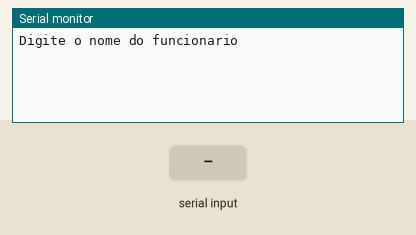
Bench run of a sketch on a simulated Arduino Uno, built with avr-gcc and run on an emulated ATmega328P. Parts: the last lines printed to the serial monitor. The inputs (shaded band) are chosen by the test bench.

Above: at 1.2 s.
1.3 s: "1" received over Serial
At 2.7 s:
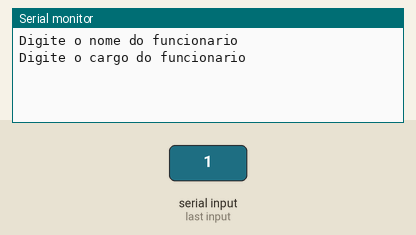
3.8 s: "0" received over Serial
At 5.8 s:
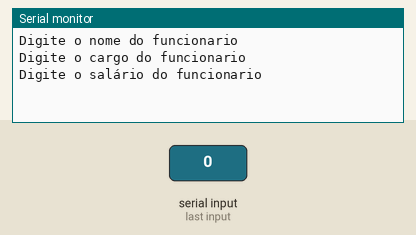
6.3 s: "2" received over Serial
At 8.4 s:
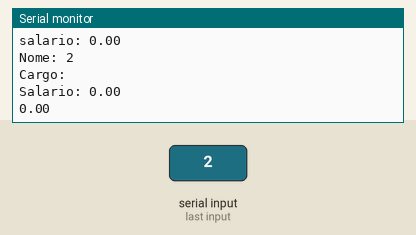

The sketch:

exercicio_08_07_05_1.ino
```cpp
// C++ code
//Variáveis

String nome, cargo;
float salario;

void setup()
{
  Serial.begin(9600);
}

void loop()
{
  //entrada
  Serial.println("Digite o nome do funcionario");
  while(!Serial.available());//pausa o programa até o usuário teclar (Enter>
  nome = Serial.readString();//guarda o texto digitado na variável

  Serial.println("Digite o cargo do funcionario");
  while(!Serial.available());//pausa o programa até o usuário teclar (Enter>
  nome = Serial.readString();//guarda o texto digitado na variável

  Serial.println("Digite o salário do funcionario");
  while(!Serial.available());//pausa o programa até o usuário teclar (Enter>
  nome = Serial.readString();//guarda o texto digitado na variável

  //processamento

  if(salario<1000){salario = salario + (salario *0.10);
     Serial.println("salario: " + String(salario));
     } else{
    Serial.println("Salario:  " + String(salario));
  }
  //saída

    Serial.println("Nome: " + nome);//imprimir o nome
    Serial.println("Cargo: " + cargo);//imprimir o cargo
    Serial.println("Salario: " + String(salario));//imprimir o salário


  Serial.println (salario);


  delay(2000);
 }
```

Measured:
- after the input at 1.3 s, the serial monitor: prints a new line after 1.0 s (image 1)
- after the input at 3.8 s, the serial monitor: prints a new line after 1.0 s (image 2)
- after the input at 6.3 s, the serial monitor: prints a new line after 1.0 s (image 3)
